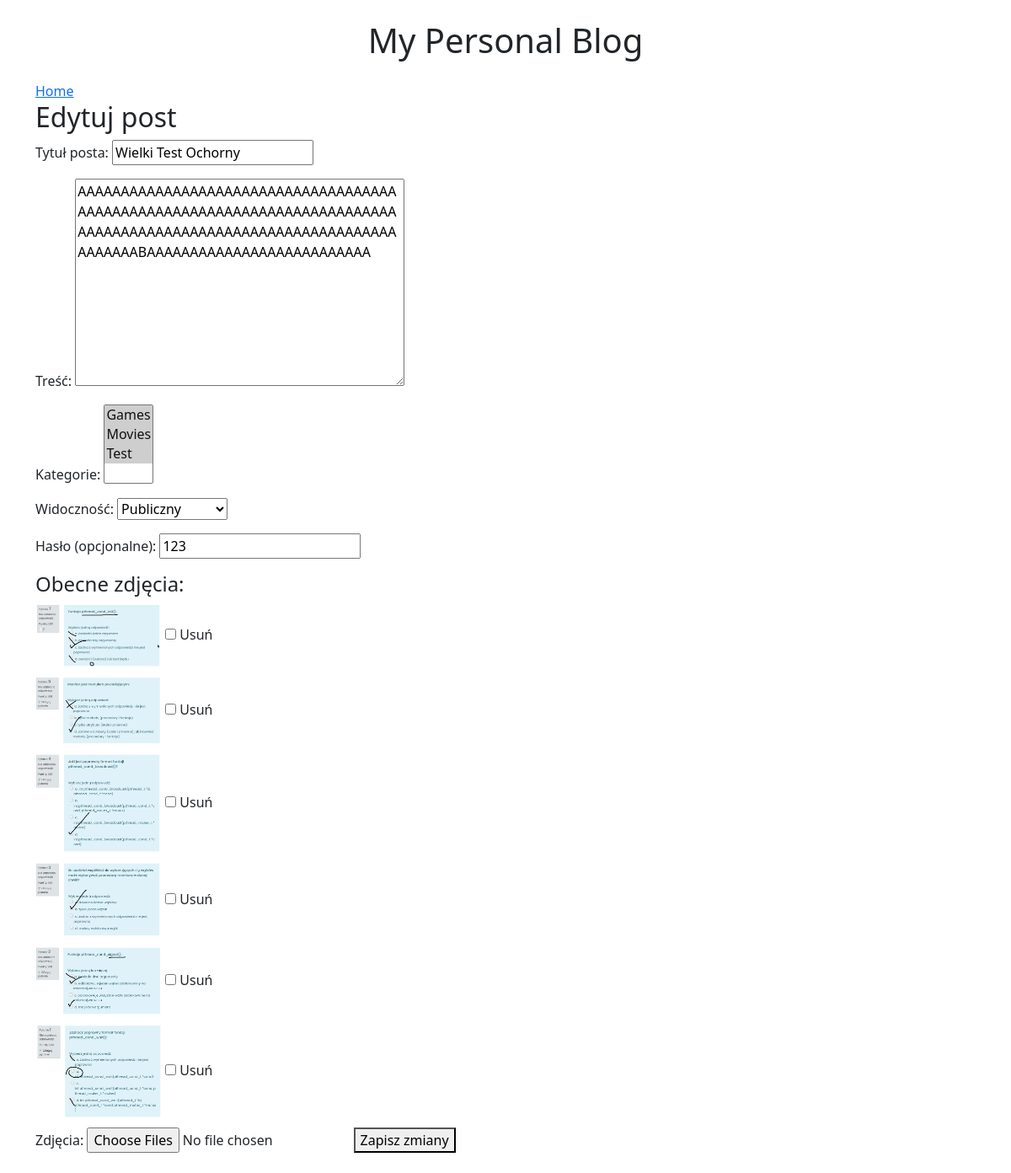
/post/10/edit/ (signed in), run on the app's committed database.
### blog/models.py (models this page shows, shortened)
class Post(models.Model):
    title = models.CharField(max_length=255)
    body = models.TextField()
    created_on = models.DateTimeField(auto_now_add=True)
    last_modified = models.DateTimeField(auto_now=True)
    categories = models.ManyToManyField("Category", related_name="posts")
    author = models.ForeignKey(User, on_delete=models.CASCADE, null=True, blank=True)  # 👈 nowość
    visibility = models.CharField(max_length=10, choices=VISIBILITY_CHOICES, default='public')
    password = models.CharField(max_length=100, blank=True, null=True)

class PostImage(models.Model):
    post = models.ForeignKey(Post, on_delete=models.CASCADE, related_name='images')
    image = models.ImageField(upload_to='post_images/')

### blog/views.py (the view)
# urls.py: path("post/<int:pk>/edit/", views.edit_post, name="edit_post"),
@login_required
def edit_post(request, pk):
    post = get_object_or_404(Post, pk=pk, author=request.user)
    if request.method == "POST":
        form = PostForm(request.POST, instance=post)
        images = request.FILES.getlist("images")  # obsługa wielu plików
        if form.is_valid():
            post = form.save()
            delete_ids = request.POST.getlist("delete_images")
            if delete_ids:
                for img_id in delete_ids:
                    try:
                        image = post.images.get(id=img_id)
                        image.image.delete()
                        image.delete()
                    except PostImage.DoesNotExist:
                        pass
            for img in images:
                PostImage.objects.create(post=post, image=img)
            return redirect("blog_detail", pk=post.pk)
    else:
        form = PostForm(instance=post)
    return render(request, "blog/edit_post.html", {
    "form": form,
    "post": post
})

### blog/forms.py
class PostForm(forms.ModelForm):
    class Meta:
        model = Post
        fields = ["title", "body", "categories", "visibility", "password"]
        labels = {
            "title": "Tytuł posta",
            "body": "Treść",
            "categories": "Kategorie",
            "visibility": "Widoczność",
            "password": "Hasło (opcjonalne)",
        }

### blog/models.py (called while the page is built)
    def __str__(self):
        return self.name

### blog/templates/blog/edit_post.html (shortened to what this page needs)
{% extends "base.html" %}
{% block page_title %}
<h2>Edytuj post</h2>
{% endblock %}
{% block page_content %}
<form method="post" enctype="multipart/form-data">
    {{ form.as_p }}
    {% if post.images.all %}
    <h4>Obecne zdjęcia:</h4>
        {% for image in post.images.all %}
            <div style="margin-bottom: 10px;">
                <img src="{% url 'serve_protected_image' image.image.name %}" width="150">
                <label>
                    <input type="checkbox" name="delete_images" value="{{ image.id }}"> Usuń
                </label>
            </div>
        {% endfor %}
    {% endif %}
    <label>Zdjęcia:</label>
    <input type="file" name="images" multiple>
    <button type="submit">Zapisz zmiany</button>
</form>
{% endblock %}

### templates/base.html (shortened to what this page needs)
<!DOCTYPE html>
<html lang="en">
<head>
    <link href="https://cdn.jsdelivr.net/npm/bootstrap@5.3.6/dist/css/bootstrap.min.css" rel="stylesheet">
</head>
<body>
<div class="container py-4">
<h1 class="text-center mb-4">My Personal Blog</h1>
<a href="{% url "blog_index" %}">Home</a> <br>
{% block page_title %}{% endblock page_title %}
{% block page_content %}{% endblock page_content %}
</div>
</body>
</html>

### data on the page
Post: title "Wielki Test Ochorny", body "AAAAAAAAAAAAAAAAAAAAAAAAAAAAAAAAAAAAAAAAAAAAAAAAAAAAAAAAAAAAAAAAAAAAAAAAAAAAAAAAAAAAAAAAAAAAAAAAAAAAAAAAAAAAAAAAAAAAAABAAAAAAAAAAAAAAAAAAAAAAAAAA", visibility "Publiczny", password "123"
PostImage: image (picture)
PostImage: image (picture)
PostImage: image (picture)
PostImage: image (picture)
PostImage: image (picture)
PostImage: image (picture)
